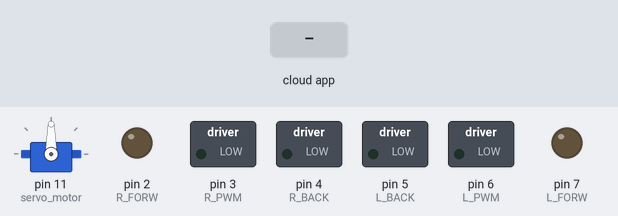
Bench run of a sketch on a simulated Arduino Uno, built with avr-gcc and run on an emulated ATmega328P. On the bench: servo, switched loads named in the sketch (green lamp = pin HIGH), output pins drawn as LEDs (lit = HIGH). The test bench sets the inputs (shaded band). The ROS host is connected and sends only what is stated.

Above: at 1.2 s.
1.3 s: the phone or cloud app sets linear.x to -100
At 2.2 s:
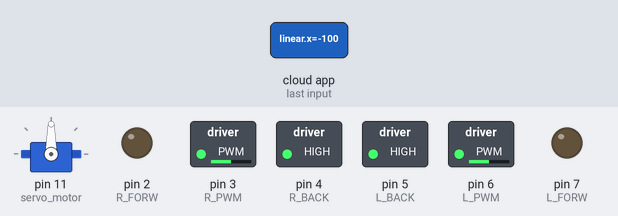
2.8 s: the phone or cloud app sets angular.z to -100
At 3.1 s:
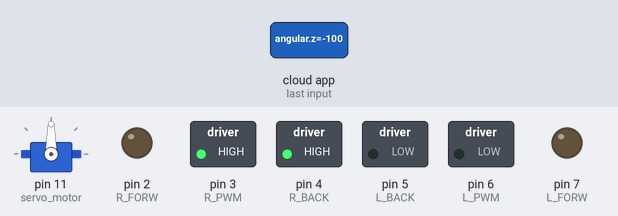
4.3 s: the phone or cloud app sets linear.x to 0
At 5.5 s:
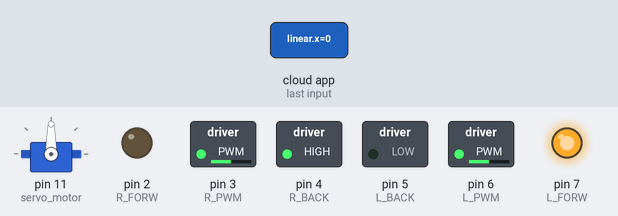
5.8 s: the phone or cloud app sets angular.z to 100
At 6.7 s:
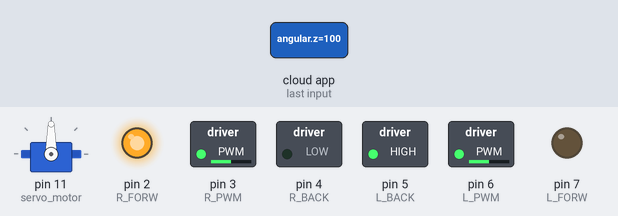
7.3 s: the phone or cloud app sets linear.x to 100
At 8.0 s:
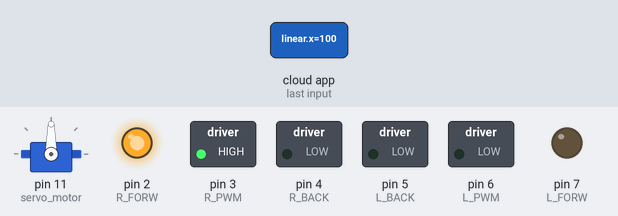
8.8 s: the phone or cloud app sets angular.z to 0
At 10.2 s:
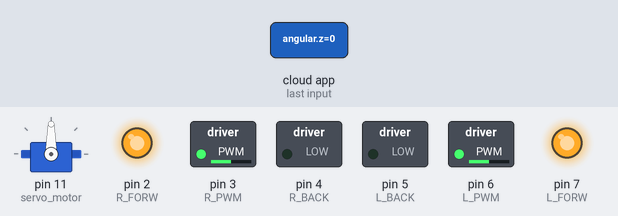
Timing chart, 0 to 11.3 s (numbered marks = the images above; inputs shaded):
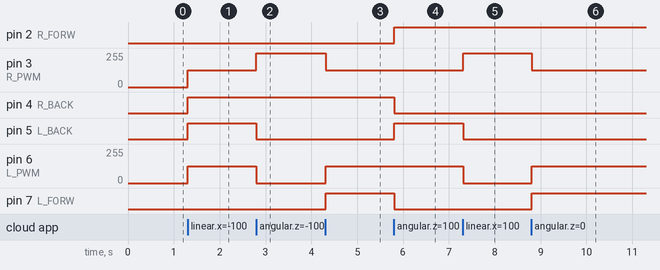

Measured:
- after the input at 1.3 s, pin 3 (R_PWM), pin 6 (L_PWM): 0/255 → 127/255 at once; pin 4 (R_BACK), pin 5 (L_BACK): LOW → HIGH at once
- after the input at 2.8 s, pin 3 (R_PWM): 127/255 → 255/255 at once; pin 5 (L_BACK): HIGH → LOW at once; pin 6 (L_PWM): 127/255 → 0/255 at once
- after the input at 4.3 s, pin 3 (R_PWM): 255/255 → 127/255 at once; pin 6 (L_PWM): 0/255 → 127/255 at once; pin 7 (L_FORW): LOW → HIGH at once
- after the input at 5.8 s, pin 2 (R_FORW), pin 5 (L_BACK): LOW → HIGH at once; pin 4 (R_BACK), pin 7 (L_FORW): HIGH → LOW at once
- after the input at 7.3 s, pin 3 (R_PWM): 127/255 → 255/255 at once; pin 5 (L_BACK): HIGH → LOW at once; pin 6 (L_PWM): 127/255 → 0/255 at once
- after the input at 8.8 s, pin 3 (R_PWM): 255/255 → 127/255 at once; pin 6 (L_PWM): 0/255 → 127/255 at once; pin 7 (L_FORW): LOW → HIGH at once

The sketch:

arduino-vehicle-serial.ino
```cpp
#include <math.h>
#include <ros.h>
#include <geometry_msgs/Twist.h>
#include <std_msgs/Char.h>
#include <Servo.h>        // Include Servo Library

// #define LED_BUILTIN 2 // Remapping the built-in LED since the NodeMcu apparently uses a different one.
// #define LED_BUILTIN_RED 16 // If using a NodeMcu v1, then there's another red onboard led.
// The min amount of PWM the motors need to move. Depends on the battery, motors and controller.
// The max amount is defined by PWMRANGE in Arduino.h
#define PWM_MIN 0
#define PWMRANGE 255

//servo
Servo servo_motor;  // Servo's name
int servo_pos = 90;

// Declare functions
void setupPins();
void setupSerial();
// bool rosConnected();
void onTwist(const geometry_msgs::Twist &msg);
void onCamera(const std_msgs::Char& msg);
float mapPwm(float x, float out_min, float out_max);

// Pins
const uint8_t R_PWM = 3;
const uint8_t R_BACK = 4;
const uint8_t R_FORW = 2;
const uint8_t L_BACK = 5;
const uint8_t L_FORW = 7;
const uint8_t L_PWM = 6;


// ROS serial server
ros::NodeHandle node;
ros::Subscriber<geometry_msgs::Twist> sub("cmd_vel", &onTwist);
ros::Subscriber<std_msgs::Char> camera_sub("camera_dir", &onCamera);

bool _connected = false;

void setup()
{
  setupPins();
  //setupSerial();
  servo_motor.attach(11);

  // Connect to rosserial socket server and init node. (Using default port of 11411)
  node.getHardware()->setBaud(57600);
  node.initNode();
  node.subscribe(sub);
  node.subscribe(camera_sub);

  // node.logerror(printf ("Connected: %s", node.connected() ? "true":"false"));

  node.logerror("log: Subscribed");
}

void setupPins()
{
  // Status LED
  // pinMode(LED_BUILTIN, OUTPUT);
  // digitalWrite(LED_BUILTIN, HIGH);

  pinMode(L_PWM, OUTPUT);
  pinMode(L_FORW, OUTPUT);
  pinMode(L_BACK, OUTPUT);
  pinMode(R_PWM, OUTPUT);
  pinMode(R_FORW, OUTPUT);
  pinMode(R_BACK, OUTPUT);
  stop();
}

void setupSerial()
{
  Serial.begin(57600);
  Serial.println("arduino_vehicle - Serial Connected");
}


void stop()
{
  // node.logerror("72: stopped");
  digitalWrite(L_FORW, 0);
  digitalWrite(L_BACK, 0);
  digitalWrite(R_FORW, 0);
  digitalWrite(R_BACK, 0);
  analogWrite(L_PWM, 0);
  analogWrite(R_PWM, 0);
}

void onCamera(const std_msgs::Char& msg){
  if (msg.data == 'l'){
    servo_pos = servo_pos + 10;
    servo_motor.write(servo_pos);
  } else if (msg.data == 'r'){
    servo_pos = servo_pos - 10;
    servo_motor.write(servo_pos);
  }

}

void onTwist(const geometry_msgs::Twist& msg)
{
  // if (!_connected){
  //   stop();
  //   node.logerror("ln81: Not connected");
  //   return;
  // }

  // Cap values at [-1 .. 1]
  float x = max(min(msg.linear.x, 1.0f), -1.0f);
  float z = max(min(msg.angular.z, 1.0f), -1.0f);

  // Calculate the intensity of left and right wheels. Simple version.
  // Taken from https://hackernoon.com/unicycle-to-differential-drive-courseras-control-of-mobile-robots-with-ros-and-rosbots-part-2-6d27d15f2010#1e59
  float l = (msg.linear.x - msg.angular.z) / 2;
  float r = (msg.linear.x + msg.angular.z) / 2;
  // node.logerror(printf("l = %f | r = %f", l, r));
  // Then map those values to PWM intensities. PWMRANGE = full speed, while PWM_MIN = the minimal amount of power at which the motors begin moving.
  uint16_t lPwm = mapPwm(fabs(l), PWM_MIN, PWMRANGE);
  uint16_t rPwm = mapPwm(fabs(r), PWM_MIN, PWMRANGE);

  // Set direction pins and PWM
  digitalWrite(L_FORW, l > 0);
  digitalWrite(L_BACK, l < 0);
  digitalWrite(R_FORW, r > 0);
  digitalWrite(R_BACK, r < 0);
  analogWrite(L_PWM, lPwm);
  analogWrite(R_PWM, rPwm);
}

void loop()
{
  // if (!rosConnected())
  //   stop();
  node.spinOnce();
  delay(10);
}

bool rosConnected()
{
  // If value changes, notify via LED and console.
  bool connected = node.connected();
  if (_connected != connected)
  {
    _connected = connected;
    // node.logerror(connected ? "ROS connected" : "ROS disconnected")   ;
    // digitalWrite(LED_BUILTIN, !connected); // false -> on, true -> off
    Serial.println(connected ? "ROS connected" : "ROS disconnected");
  }
  return connected;
}

// Map x value from [0 .. 1] to [out_min .. out_max]
float mapPwm(float x, float out_min, float out_max)
{
  float y = x * (out_max - out_min) + out_min;
  // node.logerror(printf(" Max pwm: %f", y))  ;
  return y;
}
```
